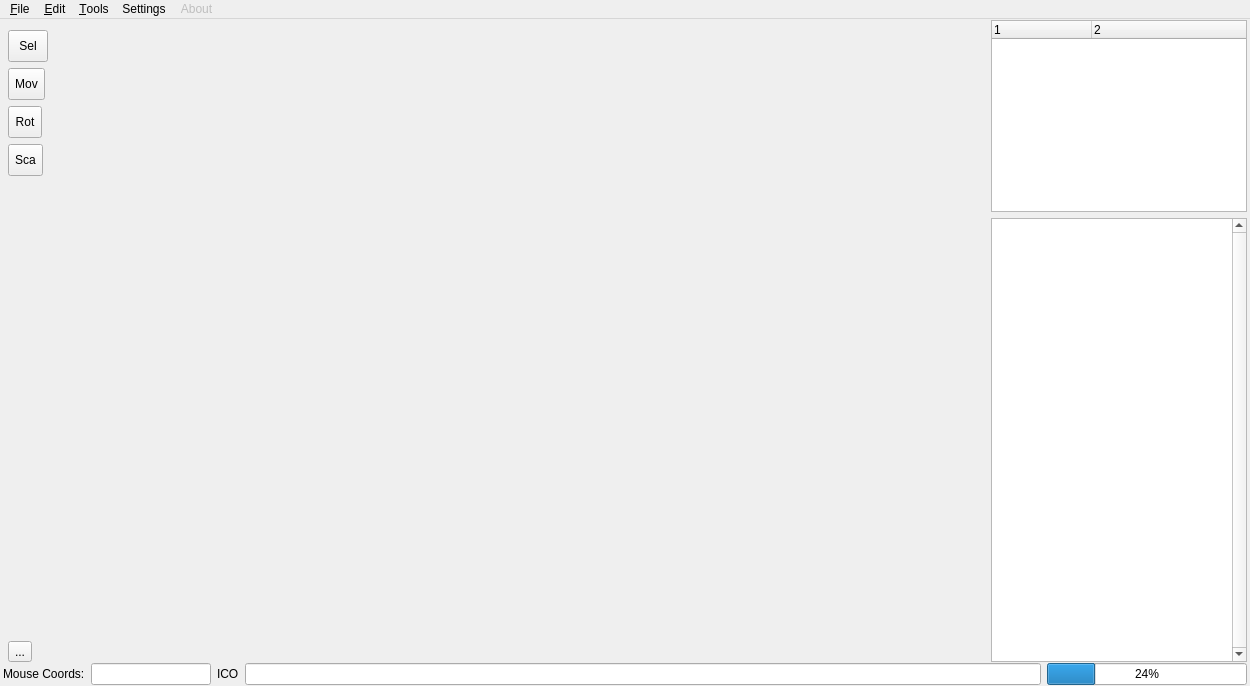
<?xml version="1.0" encoding="UTF-8"?>
<ui version="4.0">
 <class>MainWindow</class>
 <widget class="QMainWindow" name="MainWindow">
  <property name="geometry">
   <rect>
    <x>0</x>
    <y>0</y>
    <width>1250</width>
    <height>686</height>
   </rect>
  </property>
  <property name="windowTitle">
   <string>MainWindow</string>
  </property>
  <widget class="QWidget" name="centralWidget">
   <property name="enabled">
    <bool>true</bool>
   </property>
   <layout class="QVBoxLayout" name="verticalLayout_2">
    <property name="spacing">
     <number>1</number>
    </property>
    <property name="leftMargin">
     <number>3</number>
    </property>
    <property name="topMargin">
     <number>1</number>
    </property>
    <property name="rightMargin">
     <number>3</number>
    </property>
    <property name="bottomMargin">
     <number>1</number>
    </property>
    <item>
     <layout class="QHBoxLayout" name="horizontalLayout" stretch="0,20,0">
      <property name="spacing">
       <number>6</number>
      </property>
      <property name="bottomMargin">
       <number>0</number>
      </property>
      <item>
       <layout class="QVBoxLayout" name="toolsLayout">
        <property name="spacing">
         <number>6</number>
        </property>
        <property name="leftMargin">
         <number>5</number>
        </property>
        <property name="topMargin">
         <number>10</number>
        </property>
        <property name="rightMargin">
         <number>0</number>
        </property>
        <item>
         <widget class="QToolButton" name="selectButton">
          <property name="minimumSize">
           <size>
            <width>40</width>
            <height>32</height>
           </size>
          </property>
          <property name="toolTip">
           <string>Select object</string>
          </property>
          <property name="text">
           <string>Sel</string>
          </property>
         </widget>
        </item>
        <item>
         <widget class="QToolButton" name="moveButton">
          <property name="minimumSize">
           <size>
            <width>32</width>
            <height>32</height>
           </size>
          </property>
          <property name="toolTip">
           <string>Move selected objects (G)</string>
          </property>
          <property name="text">
           <string>Mov</string>
          </property>
         </widget>
        </item>
        <item>
         <widget class="QToolButton" name="rotateButton">
          <property name="minimumSize">
           <size>
            <width>32</width>
            <height>32</height>
           </size>
          </property>
          <property name="toolTip">
           <string>Rotate selected objects (R)</string>
          </property>
          <property name="text">
           <string>Rot</string>
          </property>
         </widget>
        </item>
        <item>
         <widget class="QToolButton" name="scaleButton">
          <property name="minimumSize">
           <size>
            <width>32</width>
            <height>32</height>
           </size>
          </property>
          <property name="toolTip">
           <string>Transform selected objects (T)</string>
          </property>
          <property name="text">
           <string>Sca</string>
          </property>
         </widget>
        </item>
        <item>
         <spacer name="verticalSpacer">
          <property name="orientation">
           <enum>Qt::Vertical</enum>
          </property>
          <property name="sizeHint" stdset="0">
           <size>
            <width>20</width>
            <height>40</height>
           </size>
          </property>
         </spacer>
        </item>
        <item>
         <widget class="QToolButton" name="toolButton_2">
          <property name="text">
           <string>...</string>
          </property>
         </widget>
        </item>
       </layout>
      </item>
      <item>
       <layout class="QVBoxLayout" name="workSpaceLayout">
        <property name="bottomMargin">
         <number>0</number>
        </property>
       </layout>
      </item>
      <item>
       <layout class="QVBoxLayout" name="outlinerLayout" stretch="0,1">
        <property name="rightMargin">
         <number>0</number>
        </property>
        <property name="bottomMargin">
         <number>0</number>
        </property>
        <item>
         <widget class="CTreeView" name="treeWidget">
          <property name="sizePolicy">
           <sizepolicy hsizetype="Expanding" vsizetype="Expanding">
            <horstretch>0</horstretch>
            <verstretch>0</verstretch>
           </sizepolicy>
          </property>
          <property name="frameShape">
           <enum>QFrame::StyledPanel</enum>
          </property>
          <property name="lineWidth">
           <number>1</number>
          </property>
          <property name="uniformRowHeights">
           <bool>false</bool>
          </property>
          <property name="columnCount">
           <number>2</number>
          </property>
          <attribute name="headerMinimumSectionSize">
           <number>35</number>
          </attribute>
          <attribute name="headerStretchLastSection">
           <bool>true</bool>
          </attribute>
          <column>
           <property name="text">
            <string notr="true">1</string>
           </property>
          </column>
          <column>
           <property name="text">
            <string notr="true">2</string>
           </property>
          </column>
         </widget>
        </item>
        <item>
         <widget class="QTableWidget" name="tableWidget">
          <property name="sizePolicy">
           <sizepolicy hsizetype="Preferred" vsizetype="Expanding">
            <horstretch>0</horstretch>
            <verstretch>0</verstretch>
           </sizepolicy>
          </property>
          <property name="verticalScrollBarPolicy">
           <enum>Qt::ScrollBarAlwaysOn</enum>
          </property>
          <property name="horizontalScrollBarPolicy">
           <enum>Qt::ScrollBarAlwaysOff</enum>
          </property>
          <property name="sizeAdjustPolicy">
           <enum>QAbstractScrollArea::AdjustToContentsOnFirstShow</enum>
          </property>
          <property name="rowCount">
           <number>0</number>
          </property>
          <property name="columnCount">
           <number>2</number>
          </property>
          <attribute name="horizontalHeaderVisible">
           <bool>false</bool>
          </attribute>
          <attribute name="horizontalHeaderStretchLastSection">
           <bool>true</bool>
          </attribute>
          <column/>
          <column/>
         </widget>
        </item>
       </layout>
      </item>
     </layout>
    </item>
    <item>
     <layout class="QHBoxLayout" name="horizontalLayout_2">
      <property name="topMargin">
       <number>0</number>
      </property>
      <item>
       <widget class="QLabel" name="mouseCoordLabel">
        <property name="text">
         <string>Mouse Coords:</string>
        </property>
       </widget>
      </item>
      <item>
       <widget class="QLineEdit" name="mousePosText">
        <property name="sizePolicy">
         <sizepolicy hsizetype="Fixed" vsizetype="Fixed">
          <horstretch>0</horstretch>
          <verstretch>0</verstretch>
         </sizepolicy>
        </property>
        <property name="minimumSize">
         <size>
          <width>120</width>
          <height>0</height>
         </size>
        </property>
       </widget>
      </item>
      <item>
       <widget class="QLabel" name="statusIco">
        <property name="text">
         <string>ICO</string>
        </property>
       </widget>
      </item>
      <item>
       <widget class="QLineEdit" name="statusBar"/>
      </item>
      <item>
       <widget class="CProgressView" name="progressBar">
        <property name="sizePolicy">
         <sizepolicy hsizetype="Maximum" vsizetype="Fixed">
          <horstretch>1</horstretch>
          <verstretch>0</verstretch>
         </sizepolicy>
        </property>
        <property name="minimumSize">
         <size>
          <width>200</width>
          <height>0</height>
         </size>
        </property>
        <property name="maximumSize">
         <size>
          <width>16777215</width>
          <height>16777215</height>
         </size>
        </property>
        <property name="value">
         <number>24</number>
        </property>
       </widget>
      </item>
     </layout>
    </item>
   </layout>
  </widget>
  <widget class="QMenuBar" name="menuBar">
   <property name="geometry">
    <rect>
     <x>0</x>
     <y>0</y>
     <width>1250</width>
     <height>20</height>
    </rect>
   </property>
   <widget class="QMenu" name="menuFile">
    <property name="title">
     <string>&amp;File</string>
    </property>
    <addaction name="actionOpen"/>
    <addaction name="actionOpen_recent"/>
    <addaction name="actionSave"/>
    <addaction name="actionSave_all_MOB_s"/>
    <addaction name="actionSave_as"/>
    <addaction name="separator"/>
    <addaction name="actionClose_all"/>
    <addaction name="actionExit"/>
   </widget>
   <widget class="QMenu" name="menuAbout">
    <property name="enabled">
     <bool>false</bool>
    </property>
    <property name="title">
     <string>About</string>
    </property>
   </widget>
   <widget class="QMenu" name="menuTools">
    <property name="title">
     <string>&amp;Tools</string>
    </property>
    <addaction name="actionShow_undo_redo"/>
    <addaction name="actionUndo"/>
    <addaction name="actionRedo"/>
    <addaction name="actionReset_cam_position"/>
    <addaction name="actionCopy_IDs_to_clipboard"/>
    <addaction name="actionRandomize_parameter"/>
   </widget>
   <widget class="QMenu" name="menuEdit">
    <property name="enabled">
     <bool>true</bool>
    </property>
    <property name="title">
     <string>&amp;Edit</string>
    </property>
    <widget class="QMenu" name="menuSelect">
     <property name="title">
      <string>&amp;Select</string>
     </property>
     <addaction name="actionSelect_All"/>
     <addaction name="actionSelect_by"/>
    </widget>
    <widget class="QMenu" name="menuUnit">
     <property name="title">
      <string>&amp;Unit</string>
     </property>
     <addaction name="actionReset_logic_paths"/>
    </widget>
    <addaction name="action_Mob_parameters"/>
    <addaction name="menuSelect"/>
    <addaction name="actionCreate_new_object"/>
    <addaction name="actionChange_mod_e"/>
    <addaction name="actionSwitch_active_MOB"/>
    <addaction name="menuUnit"/>
   </widget>
   <widget class="QMenu" name="menuSettings">
    <property name="title">
     <string>Settings</string>
    </property>
    <addaction name="actionOpen_2"/>
    <addaction name="actionImport"/>
    <addaction name="actionExport"/>
    <addaction name="actionReset"/>
   </widget>
   <addaction name="menuFile"/>
   <addaction name="menuEdit"/>
   <addaction name="menuTools"/>
   <addaction name="menuSettings"/>
   <addaction name="menuAbout"/>
  </widget>
  <action name="actionOpen">
   <property name="text">
    <string>Open...</string>
   </property>
  </action>
  <action name="actionSave">
   <property name="enabled">
    <bool>true</bool>
   </property>
   <property name="text">
    <string>Save active MOB</string>
   </property>
   <property name="autoRepeat">
    <bool>false</bool>
   </property>
   <property name="visible">
    <bool>true</bool>
   </property>
  </action>
  <action name="actionSave_as">
   <property name="enabled">
    <bool>true</bool>
   </property>
   <property name="text">
    <string>Save active MOB as...</string>
   </property>
  </action>
  <action name="actionClose_all">
   <property name="enabled">
    <bool>true</bool>
   </property>
   <property name="text">
    <string>Close all</string>
   </property>
  </action>
  <action name="actionExit">
   <property name="text">
    <string>Exit</string>
   </property>
  </action>
  <action name="actionSettings">
   <property name="text">
    <string>Settings</string>
   </property>
  </action>
  <action name="actionSelect_All">
   <property name="text">
    <string>Select &amp;All</string>
   </property>
  </action>
  <action name="actionSelect_by">
   <property name="text">
    <string>Select by...</string>
   </property>
  </action>
  <action name="actionCreate_new_object">
   <property name="text">
    <string>Create &amp;new object</string>
   </property>
   <property name="toolTip">
    <string>Create new object</string>
   </property>
  </action>
  <action name="actionShow_undo_redo">
   <property name="text">
    <string>Show &amp;history</string>
   </property>
  </action>
  <action name="action_Mob_parameters">
   <property name="text">
    <string>&amp;Mob parameters</string>
   </property>
  </action>
  <action name="actionUndo">
   <property name="text">
    <string>Un&amp;do</string>
   </property>
  </action>
  <action name="actionRedo">
   <property name="text">
    <string>Redo</string>
   </property>
  </action>
  <action name="actionSave_all_MOB_s">
   <property name="text">
    <string>Save all MOB's</string>
   </property>
  </action>
  <action name="actionReset_cam_position">
   <property name="text">
    <string>Reset &amp;cam position</string>
   </property>
  </action>
  <action name="actionChange_mod_e">
   <property name="text">
    <string>Change mod&amp;e</string>
   </property>
  </action>
  <action name="actionCopy_IDs_to_clipboard">
   <property name="text">
    <string>Copy &amp;IDs to clipboard</string>
   </property>
  </action>
  <action name="actionSwitch_active_MOB">
   <property name="enabled">
    <bool>false</bool>
   </property>
   <property name="text">
    <string>Switch active MOB</string>
   </property>
  </action>
  <action name="actionOpen_2">
   <property name="text">
    <string>Open</string>
   </property>
  </action>
  <action name="actionImport">
   <property name="enabled">
    <bool>false</bool>
   </property>
   <property name="text">
    <string>Import...</string>
   </property>
  </action>
  <action name="actionExport">
   <property name="enabled">
    <bool>false</bool>
   </property>
   <property name="text">
    <string>Export...</string>
   </property>
  </action>
  <action name="actionReset">
   <property name="enabled">
    <bool>false</bool>
   </property>
   <property name="text">
    <string>Reset</string>
   </property>
  </action>
  <action name="actionOpen_recent">
   <property name="enabled">
    <bool>false</bool>
   </property>
   <property name="text">
    <string>Open &amp;recent</string>
   </property>
  </action>
  <action name="actionReset_logic_paths">
   <property name="text">
    <string>Reset &amp;logic paths</string>
   </property>
  </action>
  <action name="actionRandomize_parameter">
   <property name="text">
    <string>Randomize parameter</string>
   </property>
  </action>
 </widget>
 <layoutdefault spacing="6" margin="11"/>
 <customwidgets>
  <customwidget>
   <class>CProgressView</class>
   <extends>QProgressBar</extends>
   <header>layout_components/progressview.h</header>
  </customwidget>
  <customwidget>
   <class>CTreeView</class>
   <extends>QTreeWidget</extends>
   <header>layout_components/tree_view.h</header>
  </customwidget>
 </customwidgets>
 <resources/>
 <connections/>
</ui>
